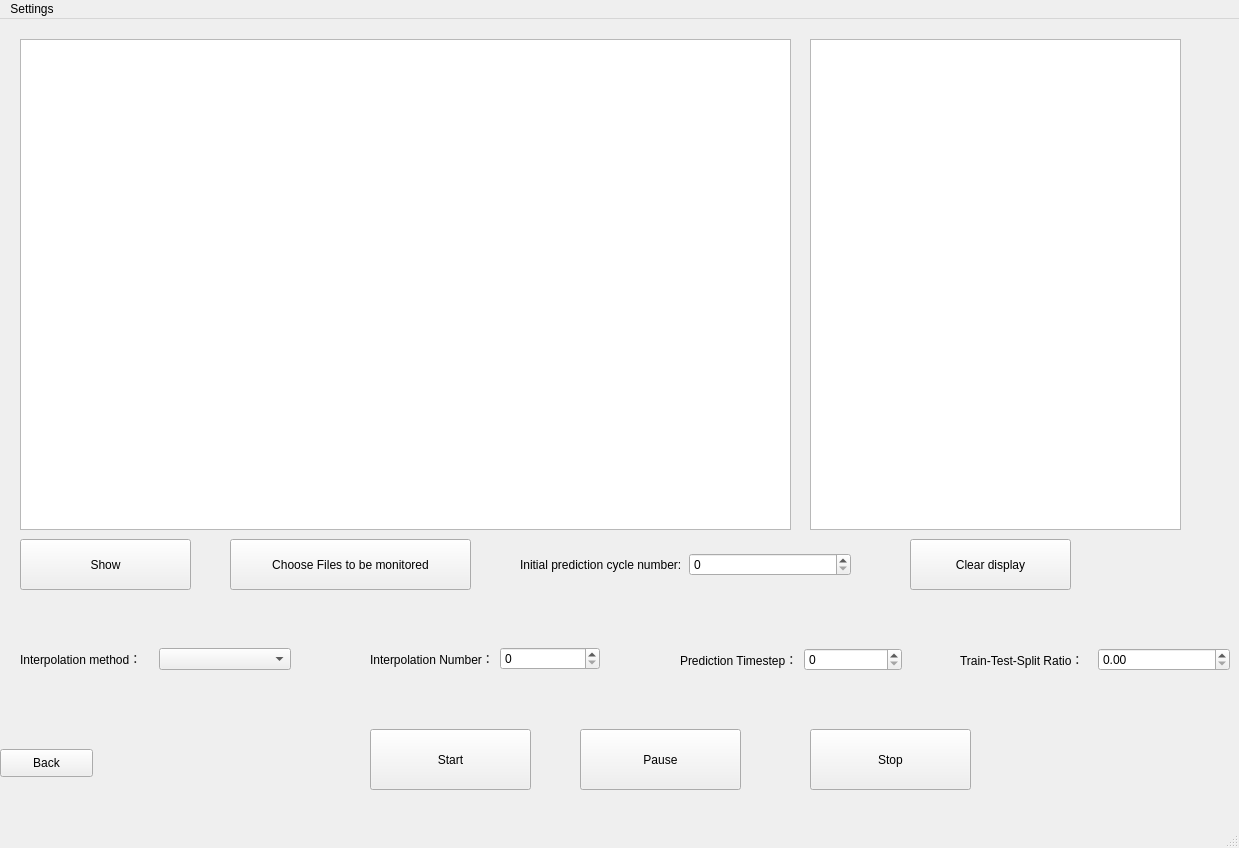
<?xml version="1.0" encoding="UTF-8"?>
<ui version="4.0">
 <class>MainWindow</class>
 <widget class="QMainWindow" name="MainWindow">
  <property name="geometry">
   <rect>
    <x>0</x>
    <y>0</y>
    <width>1239</width>
    <height>848</height>
   </rect>
  </property>
  <property name="windowTitle">
   <string>MainWindow</string>
  </property>
  <widget class="QWidget" name="centralwidget">
   <widget class="QGraphicsView" name="graphicsView_plotGraph">
    <property name="geometry">
     <rect>
      <x>20</x>
      <y>20</y>
      <width>771</width>
      <height>491</height>
     </rect>
    </property>
   </widget>
   <widget class="QPushButton" name="pushButton_show">
    <property name="geometry">
     <rect>
      <x>20</x>
      <y>520</y>
      <width>171</width>
      <height>51</height>
     </rect>
    </property>
    <property name="text">
     <string>Show</string>
    </property>
   </widget>
   <widget class="QPushButton" name="pushButton_start">
    <property name="geometry">
     <rect>
      <x>370</x>
      <y>710</y>
      <width>161</width>
      <height>61</height>
     </rect>
    </property>
    <property name="text">
     <string>Start</string>
    </property>
   </widget>
   <widget class="QPlainTextEdit" name="plainTextEdit_display">
    <property name="geometry">
     <rect>
      <x>810</x>
      <y>20</y>
      <width>371</width>
      <height>491</height>
     </rect>
    </property>
   </widget>
   <widget class="QWidget" name="horizontalLayoutWidget">
    <property name="geometry">
     <rect>
      <x>680</x>
      <y>600</y>
      <width>222</width>
      <height>81</height>
     </rect>
    </property>
    <layout class="QHBoxLayout" name="horizontalLayout">
     <item>
      <widget class="QLabel" name="label_timestep">
       <property name="text">
        <string>Prediction Timestep：</string>
       </property>
      </widget>
     </item>
     <item>
      <widget class="QSpinBox" name="spinBox_predictionTimestep"/>
     </item>
    </layout>
   </widget>
   <widget class="QWidget" name="horizontalLayoutWidget_3">
    <property name="geometry">
     <rect>
      <x>20</x>
      <y>600</y>
      <width>271</width>
      <height>80</height>
     </rect>
    </property>
    <layout class="QHBoxLayout" name="horizontalLayout_4">
     <item>
      <widget class="QLabel" name="label_interpolationMethod">
       <property name="text">
        <string>Interpolation method：</string>
       </property>
      </widget>
     </item>
     <item>
      <widget class="QComboBox" name="comboBox_interpolationMethod"/>
     </item>
    </layout>
   </widget>
   <widget class="QWidget" name="horizontalLayoutWidget_4">
    <property name="geometry">
     <rect>
      <x>370</x>
      <y>600</y>
      <width>230</width>
      <height>80</height>
     </rect>
    </property>
    <layout class="QHBoxLayout" name="horizontalLayout_6">
     <item>
      <widget class="QLabel" name="label_interpolationNumber">
       <property name="text">
        <string>Interpolation Number：</string>
       </property>
      </widget>
     </item>
     <item>
      <widget class="QSpinBox" name="spinBox_interpolationNumber"/>
     </item>
    </layout>
   </widget>
   <widget class="QWidget" name="horizontalLayoutWidget_5">
    <property name="geometry">
     <rect>
      <x>960</x>
      <y>600</y>
      <width>270</width>
      <height>81</height>
     </rect>
    </property>
    <layout class="QHBoxLayout" name="horizontalLayout_8">
     <item>
      <widget class="QLabel" name="label_trianTestSpilteRatio">
       <property name="text">
        <string>Train-Test-Split Ratio：</string>
       </property>
      </widget>
     </item>
     <item>
      <widget class="QDoubleSpinBox" name="doubleSpinBox_traintestsplitRatio"/>
     </item>
    </layout>
   </widget>
   <widget class="QLabel" name="label_11">
    <property name="geometry">
     <rect>
      <x>130</x>
      <y>940</y>
      <width>231</width>
      <height>16</height>
     </rect>
    </property>
    <property name="text">
     <string>Default Prediction Timestep：</string>
    </property>
   </widget>
   <widget class="QSpinBox" name="spinBox_predictionTimestep_2">
    <property name="geometry">
     <rect>
      <x>368</x>
      <y>942</y>
      <width>46</width>
      <height>24</height>
     </rect>
    </property>
   </widget>
   <widget class="QPushButton" name="pushButton_back">
    <property name="geometry">
     <rect>
      <x>0</x>
      <y>730</y>
      <width>93</width>
      <height>28</height>
     </rect>
    </property>
    <property name="text">
     <string>Back</string>
    </property>
   </widget>
   <widget class="QPushButton" name="pushButton_clearDisplay">
    <property name="geometry">
     <rect>
      <x>910</x>
      <y>520</y>
      <width>161</width>
      <height>51</height>
     </rect>
    </property>
    <property name="text">
     <string>Clear display</string>
    </property>
   </widget>
   <widget class="QPushButton" name="pushButton_stop">
    <property name="geometry">
     <rect>
      <x>810</x>
      <y>710</y>
      <width>161</width>
      <height>61</height>
     </rect>
    </property>
    <property name="text">
     <string>Stop</string>
    </property>
   </widget>
   <widget class="QPushButton" name="pushButton_pause">
    <property name="geometry">
     <rect>
      <x>580</x>
      <y>710</y>
      <width>161</width>
      <height>61</height>
     </rect>
    </property>
    <property name="text">
     <string>Pause</string>
    </property>
   </widget>
   <widget class="QPushButton" name="pushButton_ChooseFileMonitored">
    <property name="geometry">
     <rect>
      <x>230</x>
      <y>520</y>
      <width>241</width>
      <height>51</height>
     </rect>
    </property>
    <property name="text">
     <string>Choose Files to be monitored</string>
    </property>
   </widget>
   <widget class="QWidget" name="horizontalLayoutWidget_6">
    <property name="geometry">
     <rect>
      <x>520</x>
      <y>520</y>
      <width>331</width>
      <height>51</height>
     </rect>
    </property>
    <layout class="QHBoxLayout" name="horizontalLayout_3">
     <item>
      <widget class="QLabel" name="label_initialPredictionCycleNumber">
       <property name="text">
        <string>Initial prediction cycle number:</string>
       </property>
      </widget>
     </item>
     <item>
      <widget class="QSpinBox" name="spinBox_initialPredictionCycleNumber"/>
     </item>
    </layout>
   </widget>
  </widget>
  <widget class="QMenuBar" name="menubar">
   <property name="geometry">
    <rect>
     <x>0</x>
     <y>0</y>
     <width>1239</width>
     <height>26</height>
    </rect>
   </property>
   <widget class="QMenu" name="menuSettings">
    <property name="title">
     <string>Settings</string>
    </property>
    <addaction name="actionPropertyConfiguration"/>
   </widget>
   <addaction name="menuSettings"/>
  </widget>
  <widget class="QStatusBar" name="statusbar"/>
  <action name="actionPropertyConfiguration">
   <property name="text">
    <string>Property configuration</string>
   </property>
  </action>
 </widget>
 <resources/>
 <connections/>
</ui>
